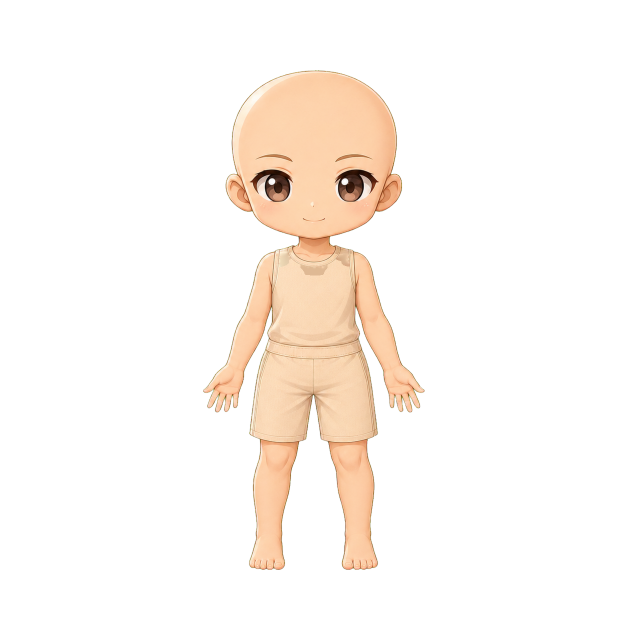
#> input picture assets/base_bodies/base_body_001_neutral_master.png, 1254 x 1254 px (shown at 1/2 size)
$ python render_base_centering_sheet.py
#> lines starting #> are read from the running program, lines starting #| are printed output that depends on the picture
from pathlib import Path
from PIL import Image, ImageDraw

ROOT = Path(__file__).resolve().parent.parent
paths = sorted((ROOT / 'assets' / 'base_bodies').glob('*.png'))
cell = 300
sheet = Image.new('RGB', (len(paths) * cell, cell + 46), (32, 32, 38))
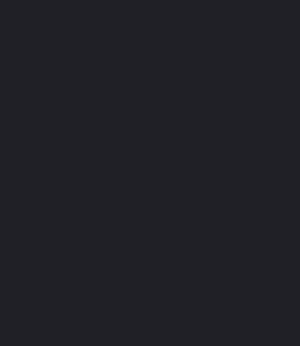
#> sheet: PIL image 300x346 RGB; mean R, G, B 32, 32, 38
for i, path in enumerate(paths):
    im = Image.open(path).convert('RGBA')
#> im is the input picture: PIL image 1254x1254 RGBA; mean R, G, B, A 35.8, 29.5, 23.8, 37.7
    bg = Image.new('RGBA', im.size, (255, 255, 255, 255))
#> bg: PIL image 1254x1254 RGBA; every value is 255
    bg.alpha_composite(im)
    bg = bg.convert('RGB')
#> bg: PIL image 1254x1254 RGB
    bg.thumbnail((cell - 20, cell - 20))
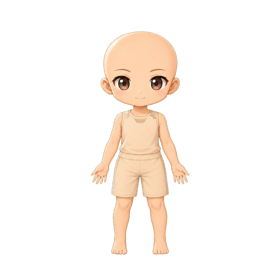
#> bg: PIL image 280x280 RGB; mean R, G, B 252.8, 246.5, 240.9
    x = i * cell + (cell - bg.width) // 2
#> x = 10
    y = (cell - bg.height) // 2
#> y = 10
    sheet.paste(bg, (x, y))
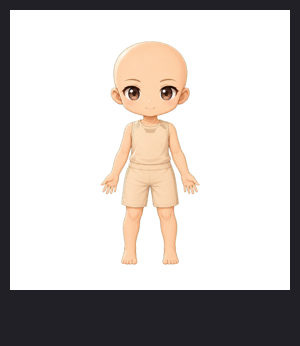
#> sheet: PIL image 300x346 RGB; mean R, G, B 198.8, 194, 191.3
    # Draw a red guide at the scaled canvas-center x=627.
    sx = i * cell + 10 + round(627 / 1254 * (cell - 20))
    ImageDraw.Draw(sheet).line((sx, 0, sx, cell), fill=(210, 60, 60), width=2)
    ImageDraw.Draw(sheet).text((i * cell + 8, cell + 8), path.stem, fill=(238, 238, 238))
out = ROOT / 'docs' / 'qa' / 'base_centering_visual_comparison.png'
out.parent.mkdir(parents=True, exist_ok=True)
sheet.save(out)
print(out)
